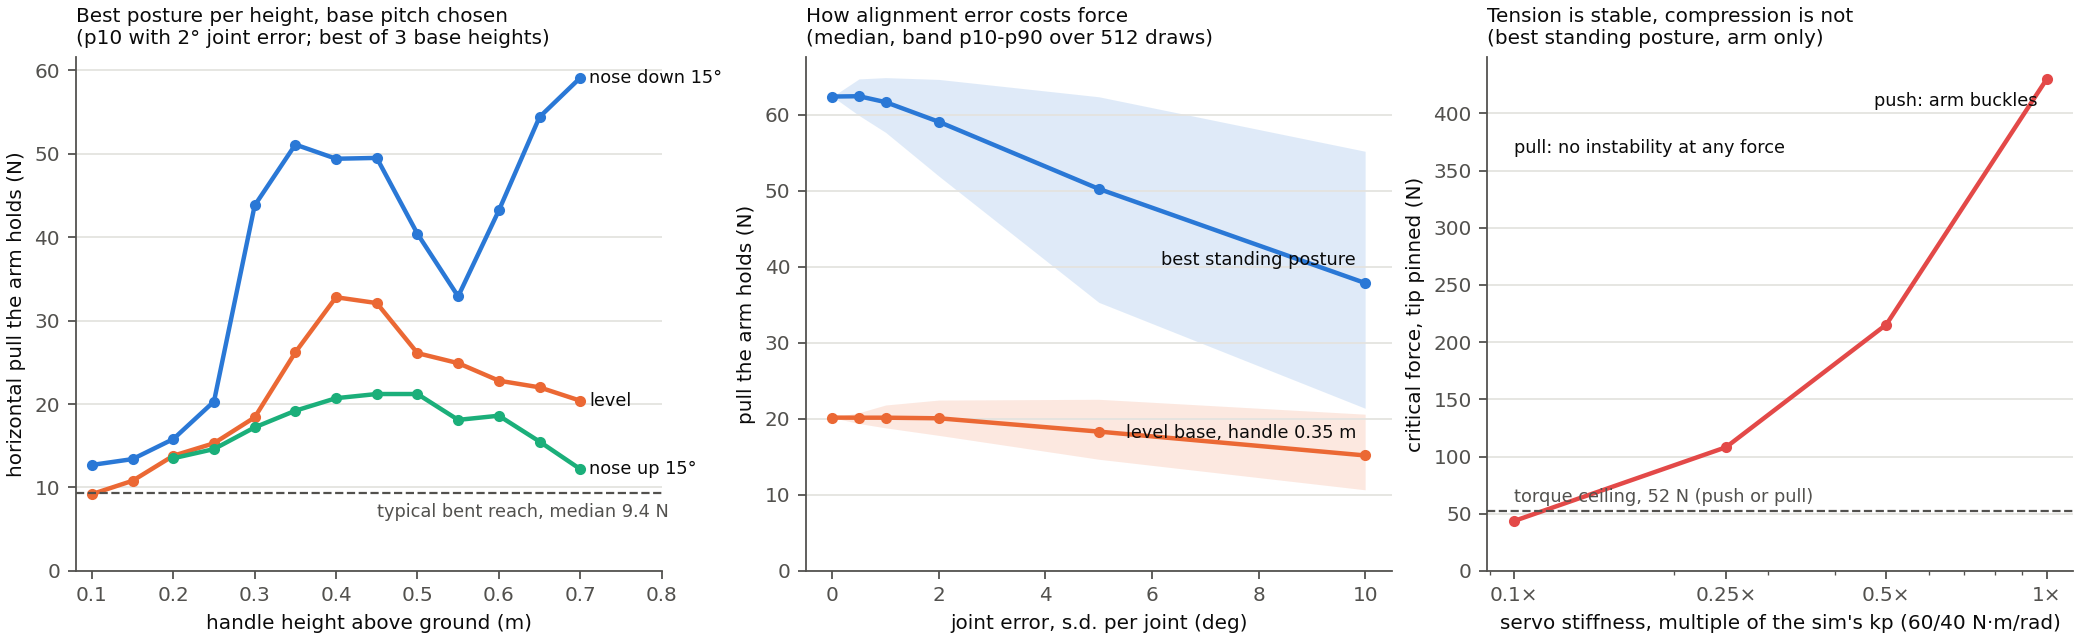

Source code (Python):
"""How much force the D1 can hold at its jaw centre, and how much of that depends on routing the force line
through its joints rather than around them. CPU model only: published joint limits, the weld's mass model,
gravity + J^T F, the arm's own kinematics. No simulator, no servo loop, no structure. Week 2 log, 2026-09-24;
F-101.

    PYTHONPATH=. python results/week_02/figures/force_transmission_study.py      # ~2 min, any Python with numpy

Four questions, one section each:

  1. Typical postures. Over reachable, body-clear configurations, the most the arm holds along the direction
     that matters (pull toward the mount, horizontal pull) and along its best and worst directions.
  2. Best alignment. For a horizontal pull on a handle at a given height, the largest force any arm posture
     holds, with the base level or pitched and at three heights -- the part the legs can choose. Reported
     both nominally and robustly: the 10th percentile when every joint is off by 2 degrees (s.d.), because a
     policy will not hold a singular posture to a tenth of a degree.
  3. Tolerance. At the robust-best posture, how capacity falls with joint error and with pull-direction error.
  4. Push versus pull. The same posture with the tip pinned (a hooked handle, a button under friction):
     the force at which the servo stiffness can no longer hold the arm's null-space motions, for tension
     and for compression. Torque capacity is the same number either way; stability is not.

Numbers go to force_transmission_study.json; the figure to force_transmission_study.png.
"""
from __future__ import annotations

import json
import math
from pathlib import Path

import numpy as np

import d1_ik
from position_only.workspace import (DISTAL_LINKS, EFFORT_LIMIT_NM, MOUNT_B, clear_of_body, forward, load_urdf,
                                     sample_configs, simulated_masses)

HERE = Path(__file__).resolve().parent
JAW_CENTRE_LINK6 = np.array([0.0, 0.0, 0.1051])     # unifp_train.task_cfg.TOOL_OFFSET_M, the controlled point
GRAVITY_W = np.array([0.0, 0.0, -9.81])
#: Sim arm stiffness, N·m/rad: unifp_isaaclab.interface.P_GAINS for Joint1-6. The real servo's is unmeasured.
SIM_KP = np.array([60.0, 60.0, 40.0, 40.0, 40.0, 40.0])
#: Whole robot, kg: the Isaac Gym asset (unifp_isaaclab.robot.report_model's reference, 18.172 kg).
ROBOT_MASS_KG = 18.172
#: Go2 hip spacing, m: feet sit roughly under the hips in stance (0.1934 m either side of the base origin).
HIP_X_M = 0.1934
BASE_HEIGHTS_M = (0.24, 0.30, 0.34)
BASE_PITCH_DEG = (-15.0, 0.0, 15.0)                  # positive = nose down
HANDLE_HEIGHTS_M = np.round(np.arange(0.10, 0.71, 0.05), 3)
ROBUST_SIGMA_DEG = 2.0

JOINTS, LINKS = load_urdf()
MASSES = simulated_masses(LINKS)


def rot_y(deg: float) -> np.ndarray:
    a = math.radians(deg)
    return np.array([[math.cos(a), 0.0, math.sin(a)], [0.0, 1.0, 0.0], [-math.sin(a), 0.0, math.cos(a)]])


def kinematics(q: np.ndarray, gravity_b: np.ndarray):
    """Jaw-centre position (N,3), linear Jacobian (N,3,6) and holding torque (N,6), all in the base frame.

    Holding torque is what the motors must supply against gravity alone; `gravity_b` is gravity expressed in
    the base frame, so a pitched base is gravity rotated rather than a different arm.
    """
    frames, axes, origins = forward(JOINTS, q)
    rot6, pos6 = frames["Link6"]
    tip = pos6 + np.einsum("nij,j->ni", rot6, JAW_CENTRE_LINK6)
    jac = d1_ik.jacobian(axes, origins, tip)[:, :3]
    hold = np.zeros(q.shape)
    for name, (rot, pos) in frames.items():
        if name == "base_link":
            continue
        com = pos + np.einsum("nij,j->ni", rot, LINKS[name]["com"])
        force = MASSES[name] * gravity_b
        for j in range(6):
            if name in DISTAL_LINKS[j]:
                hold[:, j] -= np.einsum("ni,ni->n", axes[:, j], np.cross(com - origins[:, j], force))
    return tip, jac, hold


def capacity(jac: np.ndarray, hold: np.ndarray, u: np.ndarray, limits=EFFORT_LIMIT_NM):
    """Largest force (N,) the arm applies along unit `u` (N,3 or 3) with every joint inside its limit.

    Motor torque needed is `hold + F * J^T u`; each joint's root is where that reaches +/- its limit. A
    posture that cannot even hold itself scores 0. Also returns the index of the binding joint.
    """
    u = np.broadcast_to(u, (jac.shape[0], 3))
    per_newton = np.einsum("nij,ni->nj", jac, u)
    with np.errstate(divide="ignore", invalid="ignore"):
        up = (limits - hold) / per_newton
        down = (-limits - hold) / per_newton
    roots = np.where(per_newton > 1e-12, up, np.where(per_newton < -1e-12, down, np.inf))
    force = roots.min(axis=1)
    joint = roots.argmin(axis=1)
    held = (np.abs(hold) <= limits).all(axis=1)
    return np.where(held, np.clip(force, 0.0, None), 0.0), joint


def fibonacci_sphere(count: int) -> np.ndarray:
    i = np.arange(count) + 0.5
    polar = np.arccos(1 - 2 * i / count)
    azimuth = math.pi * (1 + 5 ** 0.5) * i
    return np.stack([np.cos(azimuth) * np.sin(polar), np.sin(azimuth) * np.sin(polar), np.cos(polar)], -1)


def pct(values, qs=(10, 50, 90)):
    values = np.asarray(values)
    return {f"p{q}": round(float(np.percentile(values, q)), 2) for q in qs}


# --- 1. typical postures -------------------------------------------------------------------------------------

def typical_postures(rng, count=300_000):
    q = sample_configs(JOINTS, count, rng)
    q = q[clear_of_body(JOINTS, q, 0.30)]
    tip, jac, hold = kinematics(q, GRAVITY_W)
    # UniFP's goal shell: 0.30-0.58 m from a centre 0.49 m above the ground under the base, i.e. 0.19 m above
    # the base origin at the standing height. Postures whose jaw centre lands in it are the ones the reaching
    # task actually uses.
    centre = np.array([0.0, 0.0, 0.49 - 0.30])
    radius = np.linalg.norm(tip - centre, axis=1)
    keep = (radius > 0.30) & (radius < 0.58) & (tip[:, 0] > 0.0)
    q, tip, jac, hold = q[keep], tip[keep], jac[keep], hold[keep]
    to_mount = MOUNT_B - tip
    to_mount /= np.linalg.norm(to_mount, axis=1, keepdims=True)
    toward, _ = capacity(jac, hold, to_mount)
    horizontal, _ = capacity(jac, hold, np.array([-1.0, 0.0, 0.0]))
    sub = rng.choice(len(q), size=min(20_000, len(q)), replace=False)
    dirs = fibonacci_sphere(162)
    per_dir = np.stack([capacity(jac[sub], hold[sub], d)[0] for d in dirs], 1)
    return {
        "postures": int(len(q)),
        "pull_toward_mount_n": pct(toward),
        "horizontal_pull_n": pct(horizontal),
        "best_direction_n": pct(per_dir.max(1)),
        "worst_direction_n": pct(per_dir.min(1)),
        "_toward": toward, "_horizontal": horizontal,
    }


# --- 2. best alignment for a horizontal pull -----------------------------------------------------------------

def robust_capacity(q0, gravity_b, u_b, rng, sigma_deg=ROBUST_SIGMA_DEG, draws=64, quantile=10):
    """The `quantile`th percentile of capacity when every joint of q0 (6,) is perturbed by N(0, sigma)."""
    q = q0[None] + rng.normal(0.0, math.radians(sigma_deg), size=(draws, 6))
    _, jac, hold = kinematics(q, gravity_b)
    return float(np.percentile(capacity(jac, hold, u_b)[0], quantile))


def refine(q0, score, rng, steps=250, sigma0=0.15):
    """Stochastic hill climb on `score(q)`, shrinking the step as it stalls. Joint limits are respected."""
    lows = np.array([JOINTS[f"Joint{i}"]["limits"][0] for i in range(1, 7)])
    highs = np.array([JOINTS[f"Joint{i}"]["limits"][1] for i in range(1, 7)])
    best_q, best = q0.copy(), score(q0)
    sigma = sigma0
    for _ in range(steps):
        cand = np.clip(best_q + rng.normal(0.0, sigma, 6), lows, highs)
        s = score(cand)
        if s > best:
            best_q, best = cand, s
        else:
            sigma = max(sigma * 0.97, 0.005)
    return best_q, best


def best_alignment(rng, count=200_000, tolerance_m=0.025):
    """For each handle height, base height and base pitch: the best nominal and robust horizontal pull."""
    q_all = sample_configs(JOINTS, count, rng)
    u_w = np.array([-1.0, 0.0, 0.0])        # the force on the handle: toward the robot, which faces +x
    table = []
    for base_h in BASE_HEIGHTS_M:
        clear = clear_of_body(JOINTS, q_all, base_h)
        q_clear = q_all[clear]
        for pitch in BASE_PITCH_DEG:
            r = rot_y(pitch)                     # base -> world, about the base origin
            g_b, u_b = r.T @ GRAVITY_W, r.T @ u_w
            tip, jac, hold = kinematics(q_clear, g_b)
            tip_w = tip @ r.T
            height = base_h + tip_w[:, 2]
            nominal, _ = capacity(jac, hold, u_b)
            # a handle in front of the robot and beyond its head; the handle is what is at that height
            front = tip_w[:, 0] > 0.30
            for handle_h in HANDLE_HEIGHTS_M:
                band = front & (np.abs(height - handle_h) < tolerance_m)
                if not band.any():
                    table.append({"base_h": base_h, "pitch_deg": pitch, "handle_h": float(handle_h),
                                  "nominal_n": 0.0, "robust_n": 0.0, "q": None})
                    continue
                idx = np.flatnonzero(band)
                seeds = idx[np.argsort(-nominal[idx])[:4]]

                def score(q, _h=handle_h, _g=g_b, _u=u_b, _r=r, _bh=base_h):
                    q = q[None]
                    if not clear_of_body(JOINTS, q, _bh)[0]:
                        return -1.0
                    t, j, h = kinematics(q, _g)
                    tw = t @ _r.T
                    if tw[0, 0] <= 0.30:
                        return -1.0
                    miss = abs(_bh + tw[0, 2] - _h)
                    return robust_capacity(q[0], _g, _u, rng) - 400.0 * max(0.0, miss - 0.005)

                best_q, best_score = None, -1.0
                for s in seeds:
                    cand, sc = refine(q_clear[s], score, rng)
                    if sc > best_score:
                        best_q, best_score = cand, sc
                t, j, h = kinematics(best_q[None], g_b)
                nom, joint = capacity(j, h, u_b)
                table.append({
                    "base_h": base_h, "pitch_deg": pitch, "handle_h": float(handle_h),
                    "nominal_n": round(float(nom[0]), 1), "binding_joint": f"Joint{int(joint[0]) + 1}",
                    "robust_n": round(robust_capacity(best_q, g_b, u_b, np.random.default_rng(7), draws=256), 1),
                    "q": [round(float(v), 4) for v in best_q],
                    "tip_w": [round(float(v), 3) for v in (t @ r.T)[0] + np.array([0.0, 0.0, base_h])],
                })
    return table


# --- 3. tolerance --------------------------------------------------------------------------------------------

def tolerance(q0, gravity_b, u_b, rng):
    out = {"joint_sigma_deg": {}, "direction_error_deg": {}}
    for sigma in (0.0, 0.5, 1.0, 2.0, 5.0, 10.0):
        q = q0[None] + rng.normal(0.0, math.radians(sigma), size=(512, 6))
        _, jac, hold = kinematics(q, gravity_b)
        out["joint_sigma_deg"][str(sigma)] = pct(capacity(jac, hold, u_b)[0])
    _, jac, hold = kinematics(q0[None], gravity_b)
    perp = np.cross(u_b, [0.0, 0.0, 1.0])
    perp = perp / np.linalg.norm(perp) if np.linalg.norm(perp) > 1e-6 else np.array([0.0, 1.0, 0.0])
    up = np.cross(perp, u_b)
    for err in (0.0, 2.0, 5.0, 10.0, 20.0):
        a = math.radians(err)
        caps = []
        for phi in np.linspace(0, 2 * math.pi, 16, endpoint=False):
            d = math.cos(a) * u_b + math.sin(a) * (math.cos(phi) * perp + math.sin(phi) * up)
            caps.append(capacity(jac, hold, d)[0][0])
        out["direction_error_deg"][str(err)] = {"min": round(float(min(caps)), 1),
                                                "median": round(float(np.median(caps)), 1)}
    return out


# --- 4. push versus pull -------------------------------------------------------------------------------------

def generalised_force_jacobian(q0, f_b, gravity_b, eps=1e-5):
    """d(J^T f)/dq and d(hold)/dq at q0, by central differences (6,6)."""
    djtf, dhold = np.zeros((6, 6)), np.zeros((6, 6))
    for k in range(6):
        dq = np.zeros(6)
        dq[k] = eps
        _, jp, hp = kinematics((q0 + dq)[None], gravity_b)
        _, jm, hm = kinematics((q0 - dq)[None], gravity_b)
        djtf[:, k] = (jp[0].T @ f_b - jm[0].T @ f_b) / (2 * eps)
        dhold[:, k] = (hp[0] - hm[0]) / (2 * eps)
    return djtf, dhold


def critical_force(q0, u_b, gravity_b, stiffness):
    """Force along the pull (u_b, applied by the arm) at which the pinned-tip arm loses stability.

    With the tip held by the handle, the arm keeps three degrees of freedom (the null space N of the 3x6
    Jacobian: the elbow swinging about the tip-shoulder line, and so on). The equilibrium is stable while
    N^T (K + dhold/dq - d(J^T f)/dq) N is positive definite, f being the handle's force *on* the arm
    (-F u_b). That matrix is A + F B, so the critical F is the smallest positive root of det(A + F B) = 0.
    Positive F is the arm pulling along u_b; negative F is pushing along it. Returns both.
    """
    _, jac, _ = kinematics(q0[None], gravity_b)
    _, _, vt = np.linalg.svd(jac[0])
    null = vt[3:].T                                           # (6,3)
    djtf, dhold = generalised_force_jacobian(q0, -u_b, gravity_b)
    a = null.T @ (np.diag(stiffness) + dhold) @ null
    b = null.T @ (-djtf) @ null
    a, b = 0.5 * (a + a.T), 0.5 * (b + b.T)
    mu = np.linalg.eigvals(np.linalg.solve(a, b))
    mu = mu[np.abs(mu.imag) < 1e-9].real
    # |mu| below 1e-9 per newton is a root beyond 1e9 N: numerically zero, and physically no root at all.
    pull = [-1.0 / m for m in mu if m < -1e-9]                # F > 0 roots
    push = [1.0 / m for m in mu if m > 1e-9]                  # F < 0 roots, as magnitudes
    return (round(min(pull), 1) if pull else None), (round(min(push), 1) if push else None)


def body_limits():
    """Static whole-body ceilings on a horizontal pull at handle height h: tipping over the front feet, and
    sliding. The robot is a rigid body on four point feet; CoM at the base origin unless leaned."""
    mg = ROBOT_MASS_KG * 9.81
    out = {}
    for h in (0.2, 0.4, 0.6):
        out[str(h)] = {
            "tip_level_n": round(mg * HIP_X_M / h, 1),
            "tip_lean_back_8cm_n": round(mg * (HIP_X_M + 0.08) / h, 1),
            "slide_mu_0.5_n": round(0.5 * mg, 1),
            "slide_mu_1.0_n": round(1.0 * mg, 1),
        }
    return out


def main():
    rng = np.random.default_rng(20260924)
    result = {}
    typical = typical_postures(rng)
    result["typical"] = {k: v for k, v in typical.items() if not k.startswith("_")}
    print("1. typical postures", json.dumps(result["typical"], indent=1))

    table = best_alignment(rng)
    result["best_alignment"] = table
    print("2. best alignment, horizontal pull (robust = p10 at 2 deg joint s.d.)")
    for row in table:
        if row["q"] is None:
            continue
        print(f"   base {row['base_h']:.2f} m pitch {row['pitch_deg']:+5.1f}  handle {row['handle_h']:.2f} m  "
              f"nominal {row['nominal_n']:7.1f} N  robust {row['robust_n']:6.1f} N  ({row.get('binding_joint')})")

    # Sections 3 and 4 at two postures: the best robust one at the standing height (whatever pitch it took),
    # and the best with the base level and the handle at 0.35 m, a posture the legs did not help choose.
    u_w = np.array([-1.0, 0.0, 0.0])
    standing = [r for r in table if r["base_h"] == 0.30 and r["q"] is not None]
    cases = {
        "best_standing": max(standing, key=lambda r: r["robust_n"]),
        "level_0.35": min((r for r in standing if r["pitch_deg"] == 0.0), key=lambda r: abs(r["handle_h"] - 0.35)),
    }
    result["cases"] = {}
    for name, row in cases.items():
        q0, r = np.array(row["q"]), rot_y(row["pitch_deg"])
        g_b, u_b = r.T @ GRAVITY_W, r.T @ u_w
        stability = {}
        for scale in (0.1, 0.25, 0.5, 1.0):
            pull, push = critical_force(q0, u_b, g_b, SIM_KP * scale)
            stability[str(scale)] = {"pull_n": pull, "push_n": push}
        result["cases"][name] = {"posture": row, "tolerance": tolerance(q0, g_b, u_b, rng),
                                 "stability_vs_stiffness_scale": stability}
        print(f"3-4. {name}", json.dumps(result["cases"][name], indent=1))

    result["body_limits"] = body_limits()
    print("   body limits", json.dumps(result["body_limits"], indent=1))

    (HERE / "force_transmission_study.json").write_text(json.dumps(result, indent=1) + "\n")
    np.savez(HERE / "force_transmission_study_samples.npz", toward=typical["_toward"],
             horizontal=typical["_horizontal"])


def draw(result, path):
    """Three panels: what posture buys, how fragile it is, and why pushing differs from pulling."""
    import matplotlib
    matplotlib.use("Agg")
    import matplotlib.pyplot as plt

    ink, muted, grid = "#0b0b0b", "#52514e", "#e4e3df"
    series = {15.0: ("#2a78d6", "nose down 15°"), 0.0: ("#eb6834", "level"), -15.0: ("#1baf7a", "nose up 15°")}
    plt.rcParams.update({"font.size": 9, "axes.edgecolor": muted, "axes.labelcolor": ink, "xtick.color": muted,
                         "ytick.color": muted, "axes.spines.top": False, "axes.spines.right": False})
    fig, axes = plt.subplots(1, 3, figsize=(13.0, 4.0), constrained_layout=True)

    ax = axes[0]
    typical = result["typical"]["horizontal_pull_n"]["p50"]
    for pitch, (colour, label) in series.items():
        rows = [r for r in result["best_alignment"] if r["pitch_deg"] == pitch and r["q"] is not None]
        heights = sorted({r["handle_h"] for r in rows})
        best = [max(r["robust_n"] for r in rows if r["handle_h"] == h) for h in heights]
        ax.plot(heights, best, color=colour, lw=2, marker="o", ms=4)
        ax.annotate(label, (heights[-1], best[-1]), xytext=(4, 0), textcoords="offset points", color=ink,
                    va="center", fontsize=8)
    ax.axhline(typical, color=muted, lw=1, ls="--")
    ax.annotate(f"typical bent reach, median {typical:.1f} N", (0.45, typical), xytext=(0, -11),
                textcoords="offset points", color=muted, fontsize=8)
    ax.set_xlim(0.08, 0.80)
    ax.set_ylim(0, None)
    ax.set_xlabel("handle height above ground (m)")
    ax.set_ylabel("horizontal pull the arm holds (N)")
    ax.set_title("Best posture per height, base pitch chosen\n(p10 with 2° joint error; best of 3 base heights)",
                 fontsize=9, color=ink, loc="left")
    ax.grid(axis="y", color=grid, lw=0.8)

    ax = axes[1]
    for name, colour, label in (("best_standing", "#2a78d6", "best standing posture"),
                                ("level_0.35", "#eb6834", "level base, handle 0.35 m")):
        tol = result["cases"][name]["tolerance"]["joint_sigma_deg"]
        sig = [float(k) for k in tol]
        ax.plot(sig, [tol[k]["p50"] for k in tol], color=colour, lw=2, marker="o", ms=4)
        ax.fill_between(sig, [tol[k]["p10"] for k in tol], [tol[k]["p90"] for k in tol], color=colour,
                        alpha=0.15, lw=0)
        ax.annotate(label, (sig[-1], tol[str(sig[-1])]["p50"]), xytext=(-4, 8), textcoords="offset points",
                    ha="right", color=ink, fontsize=8)
    ax.set_xlabel("joint error, s.d. per joint (deg)")
    ax.set_ylabel("pull the arm holds (N)")
    ax.set_ylim(0, None)
    ax.set_title("How alignment error costs force\n(median, band p10-p90 over 512 draws)", fontsize=9,
                 color=ink, loc="left")
    ax.grid(axis="y", color=grid, lw=0.8)

    ax = axes[2]
    case = result["cases"]["best_standing"]
    stab = case["stability_vs_stiffness_scale"]
    scales = [float(k) for k in stab]
    push = [stab[k]["push_n"] for k in stab]
    ax.plot(scales, push, color="#e34948", lw=2, marker="o", ms=4)
    ax.annotate("push: arm buckles", (scales[-1], push[-1]), xytext=(-4, -12), textcoords="offset points",
                ha="right", color=ink, fontsize=8)
    cap = case["posture"]["robust_n"]
    ax.axhline(cap, color=muted, lw=1, ls="--")
    ax.annotate(f"torque ceiling, {cap:.0f} N (push or pull)", (0.1, cap), xytext=(0, 4),
                textcoords="offset points", color=muted, fontsize=8)
    pulls = [stab[k]["pull_n"] for k in stab]
    ax.annotate("pull: no instability at any force" if all(p is None for p in pulls) else "pull: see JSON",
                (0.1, max(push) * 0.85), color=ink, fontsize=8)
    ax.set_xscale("log")
    ax.set_xticks(scales, [f"{s:g}×" for s in scales])
    ax.set_xlabel("servo stiffness, multiple of the sim's kp (60/40 N·m/rad)")
    ax.set_ylabel("critical force, tip pinned (N)")
    ax.set_ylim(0, None)
    ax.set_title("Tension is stable, compression is not\n(best standing posture, arm only)", fontsize=9,
                 color=ink, loc="left")
    ax.grid(axis="y", color=grid, lw=0.8)

    fig.savefig(path, dpi=160)


if __name__ == "__main__":
    import sys
    if "--draw" in sys.argv:
        draw(json.loads((HERE / "force_transmission_study.json").read_text()), HERE / "force_transmission_study.png")
    else:
        main()
        draw(json.loads((HERE / "force_transmission_study.json").read_text()), HERE / "force_transmission_study.png")
